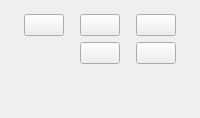
  <widget class="QDockWidget" name="SimDock">
   <property name="windowTitle">
    <string>Control Panel</string>
   </property>
   <attribute name="dockWidgetArea">
    <number>2</number>
   </attribute>
   <widget class="QWidget" name="SimDock_Contents">
    <layout class="QVBoxLayout" name="verticalLayout_14">
     <item>
      <layout class="QGridLayout" name="gridLayout">
       <property name="margin">
        <number>5</number>
       </property>
       <item row="1" column="1">
        <widget class="QPushButton" name="SimDock_resultsview">
         <property name="maximumSize">
          <size>
           <width>40</width>
           <height>40</height>
          </size>
         </property>
         <property name="toolTip">
          <string>Results Viewer</string>
         </property>
         <property name="text">
          <string/>
         </property>
         <property name="icon">
          <iconset resource="../graphics/ubeats.qrc">
           <normaloff>:/icons/chart-search-icon.png</normaloff>:/icons/chart-search-icon.png</iconset>
         </property>
         <property name="iconSize">
          <size>
           <width>40</width>
           <height>35</height>
          </size>
         </property>
         <property name="flat">
          <bool>false</bool>
         </property>
        </widget>
       </item>
       <item row="0" column="0">
        <widget class="QPushButton" name="SimDock_run">
         <property name="maximumSize">
          <size>
           <width>40</width>
           <height>40</height>
          </size>
         </property>
         <property name="toolTip">
          <string>Run Simulation</string>
         </property>
         <property name="text">
          <string/>
         </property>
         <property name="icon">
          <iconset resource="../graphics/ubeats.qrc">
           <normaloff>:/icons/Play-icon.png</normaloff>:/icons/Play-icon.png</iconset>
         </property>
         <property name="iconSize">
          <size>
           <width>30</width>
           <height>30</height>
          </size>
         </property>
         <property name="flat">
          <bool>false</bool>
         </property>
        </widget>
       </item>
       <item row="0" column="2">
        <widget class="QPushButton" name="SimDock_projectfolder">
         <property name="maximumSize">
          <size>
           <width>40</width>
           <height>40</height>
          </size>
         </property>
         <property name="toolTip">
          <string>Open Project Folder</string>
         </property>
         <property name="text">
          <string/>
         </property>
         <property name="icon">
          <iconset resource="../graphics/ubeats.qrc">
           <normaloff>:/icons/folder-open-icon.png</normaloff>:/icons/folder-open-icon.png</iconset>
         </property>
         <property name="iconSize">
          <size>
           <width>40</width>
           <height>35</height>
          </size>
         </property>
         <property name="flat">
          <bool>false</bool>
         </property>
        </widget>
       </item>
       <item row="1" column="2">
        <widget class="QPushButton" name="SimDock_report">
         <property name="maximumSize">
          <size>
           <width>40</width>
           <height>40</height>
          </size>
         </property>
         <property name="toolTip">
          <string>Export Results</string>
         </property>
         <property name="text">
          <string/>
         </property>
         <property name="icon">
          <iconset resource="../graphics/ubeats.qrc">
           <normaloff>:/icons/Reports-icon.png</normaloff>:/icons/Reports-icon.png</iconset>
         </property>
         <property name="iconSize">
          <size>
           <width>35</width>
           <height>35</height>
          </size>
         </property>
         <property name="flat">
          <bool>false</bool>
         </property>
        </widget>
       </item>
       <item row="0" column="1">
        <widget class="QPushButton" name="SimDock_mapoptions">
         <property name="maximumSize">
          <size>
           <width>40</width>
           <height>40</height>
          </size>
         </property>
         <property name="toolTip">
          <string>Customize Map Outputs</string>
         </property>
         <property name="text">
          <string/>
         </property>
         <property name="icon">
          <iconset resource="../graphics/ubeats.qrc">
           <normaloff>:/icons/maps-icon.png</normaloff>:/icons/maps-icon.png</iconset>
         </property>
         <property name="iconSize">
          <size>
           <width>35</width>
           <height>35</height>
          </size>
         </property>
         <property name="flat">
          <bool>false</bool>
         </property>
        </widget>
       </item>
      </layout>
     </item>
     <item>
      <spacer name="sep_simdock">
       <property name="orientation">
        <enum>Qt::Vertical</enum>
       </property>
       <property name="sizeHint" stdset="0">
        <size>
         <width>20</width>
         <height>40</height>
        </size>
       </property>
      </spacer>
     </item>
    </layout>
   </widget>
  </widget>
